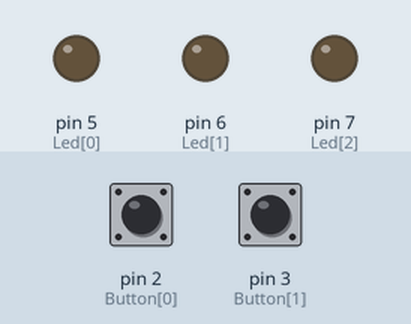
A sketch run on a simulated Arduino Uno, built with avr-gcc and run on an emulated ATmega328P. On the bench: output pins drawn as LEDs (lit = HIGH). Inputs (shaded band) come from the test bench; at power-on: pin 2 (Button[0]) HIGH, pin 3 (Button[1]) HIGH.

Above: at 1.2 s.
1.3 s: pin 2 (Button[0]) pulled LOW for 0.15 s
At 1.8 s:
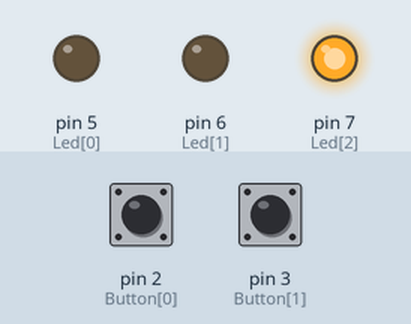
2.9 s: pin 3 (Button[1]) pulled LOW for 0.15 s
At 4.1 s:
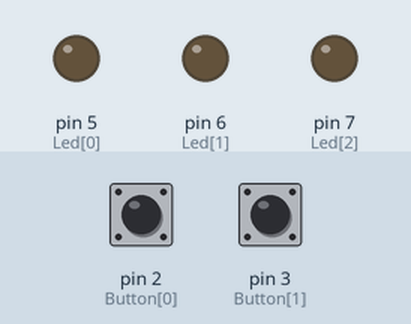
4.5 s: pin 2 (Button[0]) pulled LOW for 1 s
At 5.4 s:
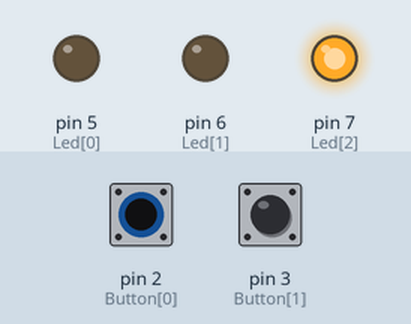
7.0 s: pin 2 (Button[0]) driven LOW and pin 3 (Button[1]) driven LOW
At 7.6 s:
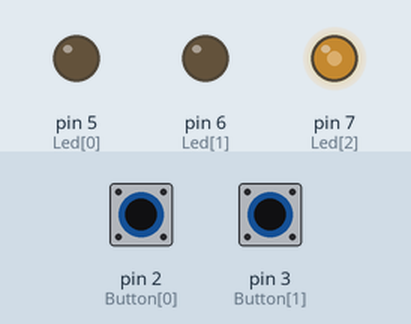
8.5 s: pin 3 (Button[1]) driven HIGH
At 9.5 s:
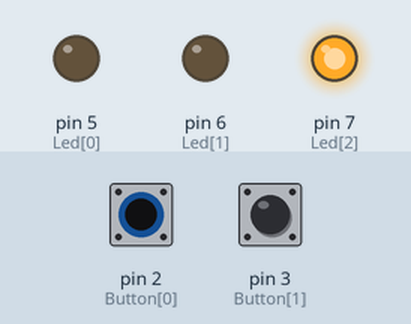
Timing chart, 0 to 11.0 s (numbered marks = the images above; inputs shaded):
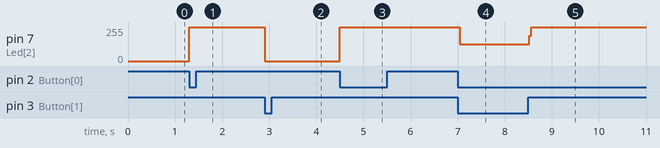

Measured:
- after the input at 1.3 s, pin 7 (Led[2]): 0/255 → 255/255 at once
- after the input at 2.9 s, pin 7 (Led[2]): 255/255 → 0/255 at once
- after the input at 4.5 s, pin 7 (Led[2]): 0/255 → 255/255 at once
- after the input at 7.0 s, pin 7 (Led[2]): 255/255 → 124/255 at once
- after the input at 8.5 s, pin 7 (Led[2]): 124/255 → 255/255 at once

The sketch:

hw1-3_2.ino
```cpp
int Button[2]={2,3};
int Led[3]={5,6,7};

void LedControl(){
  static int counter=0;
  static byte output=HIGH;
  digitalWrite(Led[counter++],output);
  if(counter>1){
    counter=0;
    output=!output;
  }
}

void setup() {
  // put your setup code here, to run once:
  int i;
  pinMode(Button[0],INPUT_PULLUP);
  pinMode(Button[1],INPUT_PULLUP);
  for(i=0;i<3;i++)
    pinMode(Led[i],OUTPUT);
}

void loop() {
  // put your main code here, to run repeatedly:
  if(digitalRead(Button[0])==LOW){
    digitalWrite(Led[2],HIGH);
  }
  if(digitalRead(Button[1])==LOW){
    digitalWrite(Led[2],LOW);
  }
}
```
